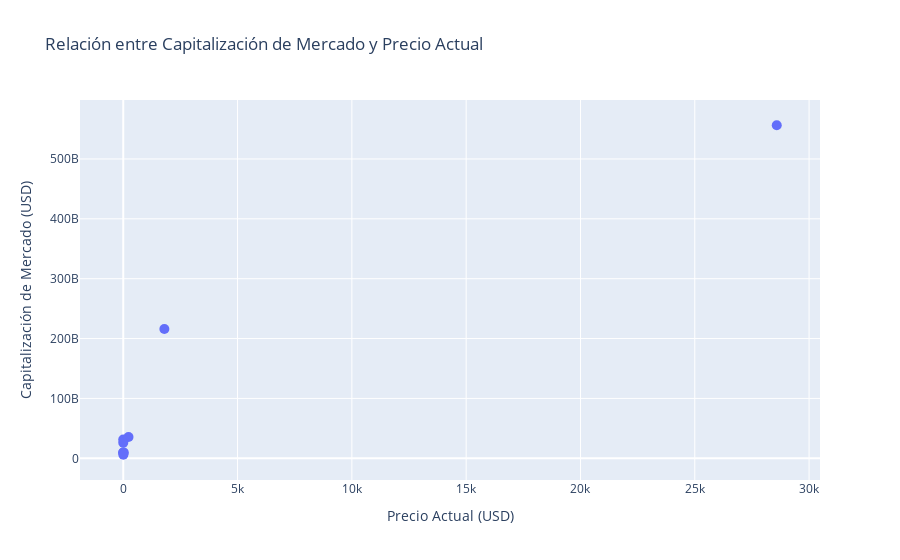

Source (notebook cell):
### Code cell
# Graficación de la correlación entre la capitalización de Mercado y el Precio Actual del conjunto de monedas de análisis

fig = px.scatter(CoinsMktAnalysis, x="current_price", y="market_cap", hover_name="name",
                 title="Relación entre Capitalización de Mercado y Precio Actual",
                 labels={"current_price": "Precio Actual (USD)",
                         "market_cap": "Capitalización de Mercado (USD)"})
fig.update_layout(xaxis_title="Precio Actual (USD)", yaxis_title="Capitalización de Mercado (USD)")
fig.update_traces(marker=dict(size=10))
fig.show()

### Figure 1 — Plotly figure (JSON) as saved in the notebook; plotly's stock layout.template omitted (floating-point values rounded to 4 significant figures)
{"data": [{"hovertemplate": "<b>%{hovertext}</b><br><br>Precio Actual (USD)=%{x}<br>Capitalización de Mercado (USD)=%{y}<extra></extra>", "hovertext": ["Bitcoin", "Ethereum", "BNB", "XRP", "USD Coin", "Cardano", "Dogecoin", "Solana", "Polkadot"], "legendgroup": "", "marker": {"color": "#636efa", "size": 10, "symbol": "circle"}, "mode": "markers", "name": "", "orientation": "v", "showlegend": false, "type": "scatter", "x": [28586, 1799.0, 230.6, 0.5929, 1, 0.2774, 0.06824, 23.29, 4.69], "xaxis": "x", "y": [556294419808, 216071794229, 35487352098, 31383228514, 26058362535, 9705654674, 9593403484, 9481071135, 5932549187], "yaxis": "y"}], "layout": {"legend": {"tracegroupgap": 0}, "title": {"text": "Relación entre Capitalización de Mercado y Precio Actual"}, "xaxis": {"anchor": "y", "domain": [0, 1], "title": {"text": "Precio Actual (USD)"}}, "yaxis": {"anchor": "x", "domain": [0, 1], "title": {"text": "Capitalización de Mercado (USD)"}}}}
